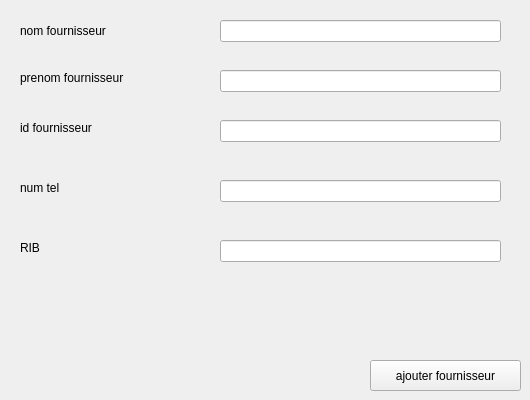
        <widget class="QWidget" name="tab_12">
         <attribute name="title">
          <string>ajouter fournisseur</string>
         </attribute>
         <widget class="QLineEdit" name="prenom_fournisseur">
          <property name="geometry">
           <rect>
            <x>220</x>
            <y>70</y>
            <width>281</width>
            <height>22</height>
           </rect>
          </property>
         </widget>
         <widget class="QLineEdit" name="id_fournisseur">
          <property name="geometry">
           <rect>
            <x>220</x>
            <y>120</y>
            <width>281</width>
            <height>22</height>
           </rect>
          </property>
         </widget>
         <widget class="QLabel" name="label_19">
          <property name="geometry">
           <rect>
            <x>20</x>
            <y>180</y>
            <width>55</width>
            <height>16</height>
           </rect>
          </property>
          <property name="text">
           <string>num tel</string>
          </property>
         </widget>
         <widget class="QLabel" name="label_18">
          <property name="geometry">
           <rect>
            <x>20</x>
            <y>120</y>
            <width>81</width>
            <height>16</height>
           </rect>
          </property>
          <property name="text">
           <string>id fournisseur</string>
          </property>
         </widget>
         <widget class="QLineEdit" name="nom_fournisseur">
          <property name="geometry">
           <rect>
            <x>220</x>
            <y>20</y>
            <width>281</width>
            <height>22</height>
           </rect>
          </property>
         </widget>
         <widget class="QLineEdit" name="num_tel_fournisseur">
          <property name="geometry">
           <rect>
            <x>220</x>
            <y>180</y>
            <width>281</width>
            <height>22</height>
           </rect>
          </property>
         </widget>
         <widget class="QLabel" name="label_16">
          <property name="geometry">
           <rect>
            <x>20</x>
            <y>20</y>
            <width>101</width>
            <height>21</height>
           </rect>
          </property>
          <property name="text">
           <string>nom fournisseur</string>
          </property>
         </widget>
         <widget class="QLabel" name="label_17">
          <property name="geometry">
           <rect>
            <x>20</x>
            <y>70</y>
            <width>121</width>
            <height>16</height>
           </rect>
          </property>
          <property name="text">
           <string>prenom fournisseur</string>
          </property>
         </widget>
         <widget class="QLineEdit" name="RIB_fournisseur">
          <property name="geometry">
           <rect>
            <x>220</x>
            <y>240</y>
            <width>281</width>
            <height>22</height>
           </rect>
          </property>
         </widget>
         <widget class="QLabel" name="label_20">
          <property name="geometry">
           <rect>
            <x>20</x>
            <y>240</y>
            <width>55</width>
            <height>16</height>
           </rect>
          </property>
          <property name="text">
           <string>RIB</string>
          </property>
         </widget>
         <widget class="QPushButton" name="ajouter_fournisseur">
          <property name="geometry">
           <rect>
            <x>370</x>
            <y>360</y>
            <width>151</width>
            <height>31</height>
           </rect>
          </property>
          <property name="text">
           <string>ajouter fournisseur</string>
          </property>
         </widget>
        </widget>
